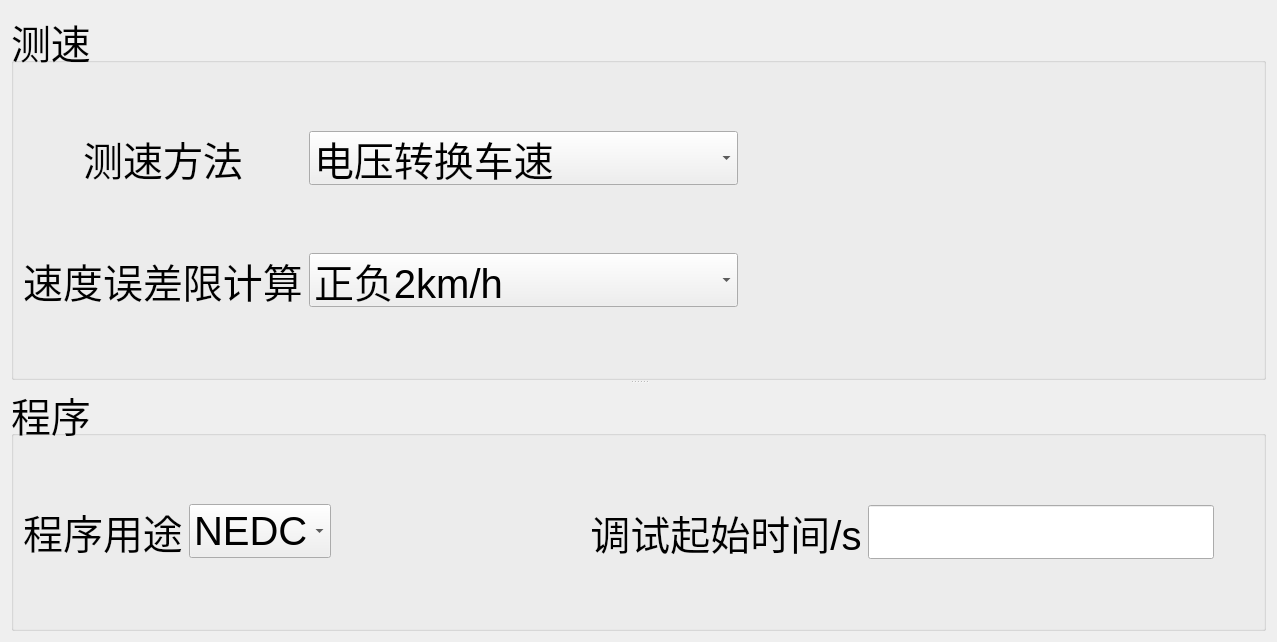
<?xml version="1.0" encoding="UTF-8"?>
<ui version="4.0">
 <class>SettingWidgetPedalRobotGetSpeed</class>
 <widget class="QWidget" name="SettingWidgetPedalRobotGetSpeed">
  <property name="geometry">
   <rect>
    <x>0</x>
    <y>0</y>
    <width>1277</width>
    <height>642</height>
   </rect>
  </property>
  <property name="windowTitle">
   <string>Form</string>
  </property>
  <layout class="QHBoxLayout" name="horizontalLayout_5">
   <item>
    <widget class="QSplitter" name="splitter">
     <property name="orientation">
      <enum>Qt::Vertical</enum>
     </property>
     <widget class="QGroupBox" name="groupBox_getSpeed">
      <property name="font">
       <font>
        <pointsize>30</pointsize>
       </font>
      </property>
      <property name="title">
       <string>测速</string>
      </property>
      <layout class="QHBoxLayout" name="horizontalLayout">
       <item>
        <layout class="QGridLayout" name="gridLayout_getSpeed">
         <item row="1" column="0">
          <widget class="QLabel" name="label_6">
           <property name="font">
            <font>
             <pointsize>30</pointsize>
            </font>
           </property>
           <property name="text">
            <string>速度误差限计算</string>
           </property>
           <property name="alignment">
            <set>Qt::AlignCenter</set>
           </property>
          </widget>
         </item>
         <item row="0" column="0">
          <widget class="QLabel" name="label_2">
           <property name="font">
            <font>
             <pointsize>30</pointsize>
            </font>
           </property>
           <property name="text">
            <string>测速方法</string>
           </property>
           <property name="alignment">
            <set>Qt::AlignCenter</set>
           </property>
          </widget>
         </item>
         <item row="0" column="2" rowspan="2">
          <spacer name="horizontalSpacer_2">
           <property name="orientation">
            <enum>Qt::Horizontal</enum>
           </property>
           <property name="sizeHint" stdset="0">
            <size>
             <width>40</width>
             <height>20</height>
            </size>
           </property>
          </spacer>
         </item>
         <item row="1" column="1">
          <widget class="QComboBox" name="comboBox_calcSpeedErrorMethod">
           <property name="sizePolicy">
            <sizepolicy hsizetype="Preferred" vsizetype="Fixed">
             <horstretch>0</horstretch>
             <verstretch>0</verstretch>
            </sizepolicy>
           </property>
           <property name="font">
            <font>
             <pointsize>30</pointsize>
            </font>
           </property>
           <item>
            <property name="text">
             <string>正负2km/h</string>
            </property>
           </item>
           <item>
            <property name="text">
             <string>正负2km/h 时间偏移1s</string>
            </property>
           </item>
          </widget>
         </item>
         <item row="0" column="1">
          <widget class="QComboBox" name="comboBox_getSpeedMethod">
           <property name="sizePolicy">
            <sizepolicy hsizetype="Preferred" vsizetype="Fixed">
             <horstretch>0</horstretch>
             <verstretch>0</verstretch>
            </sizepolicy>
           </property>
           <property name="font">
            <font>
             <pointsize>30</pointsize>
            </font>
           </property>
           <item>
            <property name="text">
             <string>电压转换车速</string>
            </property>
           </item>
           <item>
            <property name="text">
             <string>脉冲转换车速</string>
            </property>
           </item>
           <item>
            <property name="text">
             <string>CAN卡的车速</string>
            </property>
           </item>
          </widget>
         </item>
        </layout>
       </item>
      </layout>
     </widget>
     <widget class="QGroupBox" name="groupBox_app">
      <property name="font">
       <font>
        <pointsize>30</pointsize>
       </font>
      </property>
      <property name="title">
       <string>程序</string>
      </property>
      <layout class="QHBoxLayout" name="horizontalLayout_2">
       <item>
        <layout class="QGridLayout" name="gridLayout_appUsage">
         <item row="0" column="0">
          <widget class="QLabel" name="label">
           <property name="font">
            <font>
             <pointsize>30</pointsize>
            </font>
           </property>
           <property name="text">
            <string>程序用途</string>
           </property>
           <property name="alignment">
            <set>Qt::AlignCenter</set>
           </property>
          </widget>
         </item>
         <item row="0" column="1">
          <widget class="QComboBox" name="comboBox_pedalRobotUsage">
           <property name="sizePolicy">
            <sizepolicy hsizetype="Preferred" vsizetype="Fixed">
             <horstretch>0</horstretch>
             <verstretch>0</verstretch>
            </sizepolicy>
           </property>
           <property name="font">
            <font>
             <pointsize>30</pointsize>
            </font>
           </property>
           <item>
            <property name="text">
             <string>NEDC</string>
            </property>
           </item>
           <item>
            <property name="text">
             <string>WLTC</string>
            </property>
           </item>
          </widget>
         </item>
        </layout>
       </item>
       <item>
        <spacer name="horizontalSpacer">
         <property name="orientation">
          <enum>Qt::Horizontal</enum>
         </property>
         <property name="sizeHint" stdset="0">
          <size>
           <width>40</width>
           <height>20</height>
          </size>
         </property>
        </spacer>
       </item>
       <item>
        <widget class="QLabel" name="label_4">
         <property name="font">
          <font>
           <pointsize>30</pointsize>
          </font>
         </property>
         <property name="text">
          <string>调试起始时间/s</string>
         </property>
         <property name="alignment">
          <set>Qt::AlignCenter</set>
         </property>
        </widget>
       </item>
       <item>
        <layout class="QHBoxLayout" name="horizontalLayout_10">
         <item>
          <widget class="QLineEdit" name="lineEdit_pedalStartTimeS">
           <property name="sizePolicy">
            <sizepolicy hsizetype="Fixed" vsizetype="Fixed">
             <horstretch>0</horstretch>
             <verstretch>0</verstretch>
            </sizepolicy>
           </property>
           <property name="minimumSize">
            <size>
             <width>320</width>
             <height>0</height>
            </size>
           </property>
           <property name="font">
            <font>
             <pointsize>30</pointsize>
            </font>
           </property>
           <property name="alignment">
            <set>Qt::AlignCenter</set>
           </property>
          </widget>
         </item>
         <item>
          <spacer name="horizontalSpacer_10">
           <property name="orientation">
            <enum>Qt::Horizontal</enum>
           </property>
           <property name="sizeHint" stdset="0">
            <size>
             <width>40</width>
             <height>20</height>
            </size>
           </property>
          </spacer>
         </item>
        </layout>
       </item>
      </layout>
     </widget>
    </widget>
   </item>
  </layout>
 </widget>
 <resources/>
 <connections/>
</ui>
